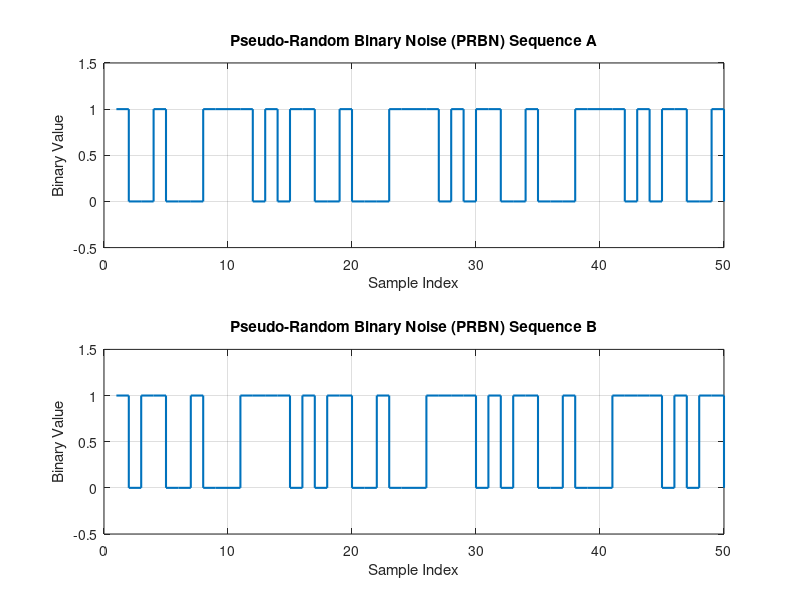

Reproduce this figure in MATLAB.
% Parameters
n = 50; 
seedA = [1 0 0 1]; 
seedB = [1 1 0 1]; 
tap = [1 0 0 1]; % polynomial x^4 + x + 1

% PRBN Signal A
stateA = seedA;
prbnA = zeros(1, n);
for i = 1:n
    prbnA(i) = stateA(end); % Output the last bit
    feedbackA = mod(sum(stateA .* tap), 2); % Calculate feedback using tap positions
    stateA = [feedbackA stateA(1:end-1)]; % Shift and insert feedback
end

% PRBN Signal B
stateB = seedB;
prbnB = zeros(1, n);
for i = 1:n
    prbnB(i) = stateB(end); % Output the last bit
    feedbackB = mod(sum(stateB .* tap), 2); % Calculate feedback using tap positions
    stateB = [feedbackB stateB(1:end-1)]; % Shift and insert feedback
end

% Plot the PRBN sequences
figure;
subplot(2, 1, 1);
stairs(prbnA, 'LineWidth', 1.5);
title('Pseudo-Random Binary Noise (PRBN) Sequence A');
xlabel('Sample Index');
ylabel('Binary Value');
ylim([-0.5, 1.5]);
grid on;

subplot(2, 1, 2);
stairs(prbnB, 'LineWidth', 1.5);
title('Pseudo-Random Binary Noise (PRBN) Sequence B');
xlabel('Sample Index');
ylabel('Binary Value');
ylim([-0.5, 1.5]);
grid on;
